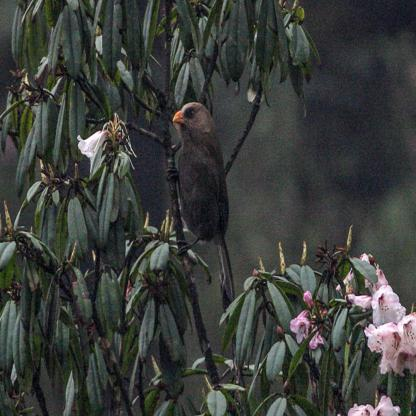
#> input picture classification_dataset/train/bird/00357d419495894f_jpg.rf.72a1a116ea13a71793da662c183c037b.jpg, 416 x 416 px, found by its file name; its folder holds only this picture in this run
$ jupyter execute --allow-errors YoloModel.ipynb   (shell and % lines are left out)
#> lines starting #> are read from the running program, lines starting #| are printed output that depends on the picture; after the words box and inside, x2 and y2 are one past the last pixel; in counts of white or black regions, pixels touching at a corner belong together
[cell 1]
import sys
print(sys.executable)

[cell 2]
import os
import cv2
import shutil
from tqdm import tqdm

[cell 3]
# Original Dataset Path
train_dir = "C:\\AI_Project\\Aerial Object Classification and Detection\\classification_dataset\\train"
val_dir = "C:\\AI_Project\\Aerial Object Classification and Detection\\classification_dataset\\valid"
test_dir = "C:\\AI_Project\\Aerial Object Classification and Detection\\classification_dataset\\test"

# YOLO dataset folder
output_dir = "C:\\AI_Project\\Aerial Object Classification and Detection\\detection_dataset"
os.makedirs(output_dir, exist_ok=True)

splits = {
    "train": train_dir,
    "val": val_dir,
    "test": test_dir
}

classes = {"bird": 0, "drone": 1}

for split, input_path in splits.items():

    img_out = os.path.join(output_dir, "images", split)
    lbl_out = os.path.join(output_dir, "labels", split)

    os.makedirs(img_out, exist_ok=True)
    os.makedirs(lbl_out, exist_ok=True)

    for cls_name, cls_id in classes.items():
        folder = os.path.join(input_path, cls_name)
        images = os.listdir(folder)

        print(f"Processing {split}/{cls_name}...")

        for img_name in tqdm(images):
            img_path = os.path.join(folder, img_name)

            # Loading images
            img = cv2.imread(img_path)
#> img is the input picture: shape (416, 416, 3); mean B, G, R 58.6, 61.9, 59
            if img is None:
                continue

            h, w, _ = img.shape
#> h = 416; w = 416

            # Auto-Bounding Box Generation
            gray = cv2.cvtColor(img, cv2.COLOR_BGR2GRAY)
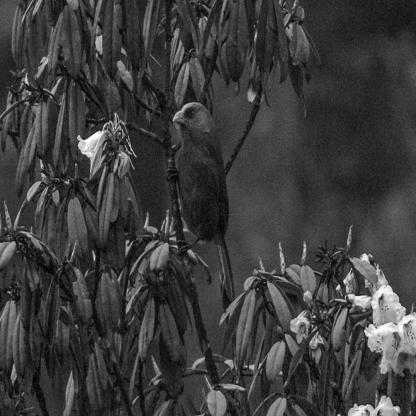
#> gray: shape (416, 416); min 0, max 255, mean 60.7
            blur = cv2.GaussianBlur(gray, (5, 5), 0)
            _, thresh = cv2.threshold(blur, 0, 255, cv2.THRESH_BINARY + cv2.THRESH_OTSU)
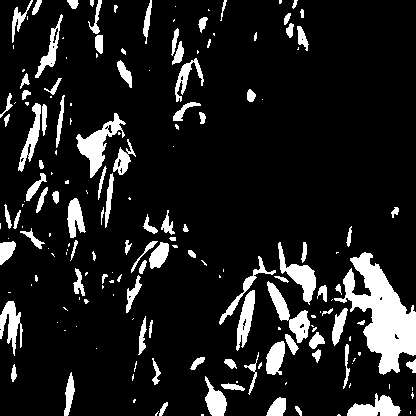
#> thresh: shape (416, 416); 12.3% white; 182 white regions (85 under 20 px)

            contours, _ = cv2.findContours(thresh, cv2.RETR_EXTERNAL, cv2.CHAIN_APPROX_SIMPLE)
#> contours = 182 contours, 98 with area under 20; largest, box (x1, y1, x2, y2) and area: (334, 252, 416, 375) 4140, (76, 113, 126, 178) 977, (267, 281, 310, 343) 758, (278, 242, 316, 305) 710, (347, 393, 401, 416) 617

            if len(contours) == 0:
                # fallback: full image bounding box
                x, y, bw, bh = 0, 0, w, h
            else:
                cnt = max(contours, key=cv2.contourArea)
#> cnt = contour of 260 points, box (x1, y1, x2, y2) (334, 252, 416, 375), area 4140
                x, y, bw, bh = cv2.boundingRect(cnt)
#> x = 334; y = 252; bw = 82; bh = 123

            # Converting to YOLO format
            x_center = (x + bw / 2) / w
#> x_center = 0.901
            y_center = (y + bh / 2) / h
#> y_center = 0.754
            width = bw / w
#> width = 0.197
            height = bh / h
#> height = 0.296

            # Save image
            new_img_path = os.path.join(img_out, img_name)
            shutil.copy(img_path, new_img_path)

            # Save label
            label_name = img_name.replace(".jpg", ".txt").replace(".png", ".txt")
            label_path = os.path.join(lbl_out, label_name)

            with open(label_path, "w") as f:
                f.write(f"{cls_id} {x_center} {y_center} {width} {height}\n")
